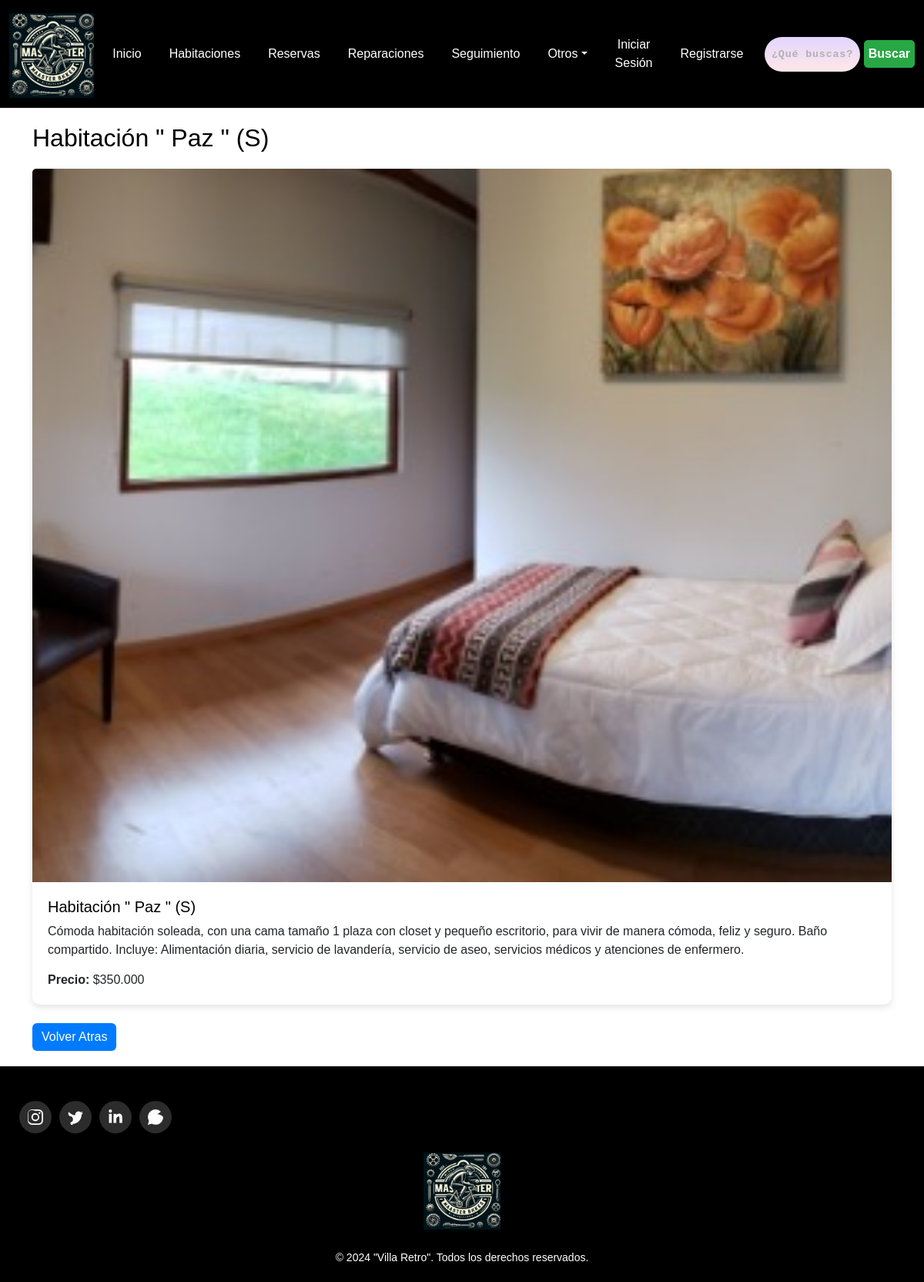
The app's page /bicicletas/detalle/1/ with its own data.
### masterbikes/models.py (models this page shows, shortened)
class Bicicleta(models.Model):
    nombre = models.CharField(max_length=100)
    descripcion = models.TextField()
    precio = models.DecimalField(max_digits=10, decimal_places=3)
    imagen = models.ImageField(upload_to='bicicletas/')

### masterbikes/views.py (the view)
# urls.py: path('bicicletas/detalle/<int:pk>/', views.bicicleta_detalle, name='bicicleta_detalle'),
def bicicleta_detalle(request, pk):
    bicicleta = get_object_or_404(Bicicleta, pk=pk)
    return render(request, 'masterbikes/Crud/bicicleta_detalle.html', {'bicicleta': bicicleta})

### masterbikes/Templates/masterbikes/Crud/bicicleta_detalle.html (shortened to what this page needs)
{% load static %}
<!DOCTYPE html>
<html lang="es">
<head>
    {% load bootstrap5 %}
    {% bootstrap_css %}
    <link rel="stylesheet" href="{% static 'css/styles.css' %}">
    <link rel="stylesheet" href="{% static 'css/stylesIncludes.css' %}">
</head>
<body>
    {% include 'masterbikes/includes/header.html' %}
    <main class="main">
        <div class="container">
            <h2>{{ bicicleta.nombre }}</h2>
            <div class="card mb-4">
                <img src="{{ bicicleta.imagen.url }}" class="card-img-top" alt="{{ bicicleta.nombre }}">
                <div class="card-body">
                    <h5 class="card-title">{{ bicicleta.nombre }}</h5>
                    <p class="card-text">{{ bicicleta.descripcion }}</p>
                    <p class="card-text"><strong>Precio:</strong> ${{ bicicleta.precio }}</p>
                </div>
            </div>
            <a href="{% url 'bicicletas' %}" class="btn btn-primary">Volver Atras</a>
        </div>
    </main>
    {% include 'masterbikes/includes/footer.html' %}
</body>
</html>

### masterbikes/Static/css/styles.css (style rules this page uses)
body { background-color: #f0f8ff; font-family: 'Arial', sans-serif; }
.main { padding: 20px; background-color: #ffffff; }
.card { margin-bottom: 20px; }
.btn-primary { background-color: #007bff; border-color: #007bff; }
h2 { font-size: 2rem; margin-bottom: 20px; color: #000000; }
.btn-primary { background-color: #007bff; border: none; }
.card { border: none; border-radius: 10px; box-shadow: 0 4px 8px rgba(0, 0, 0, 0.1); }
.card-body { padding: 20px; }
.card-title { font-size: 1.25rem; color: #000000; }
.card-text { margin-bottom: 15px; }

### records on screen
Bicicleta: nombre "Habitación \" Paz \" (S)", imagen (picture), descripcion "Cómoda habitación soleada, con una cama tamaño 1 plaza con closet y pequeño escritorio, para vivir de manera cómoda, feliz y seguro. Baño compartido. Incluye: Alimentación diaria, servicio de lavandería, servicio de aseo, servicios médicos y atenciones de enfermero.", precio "350.000"
